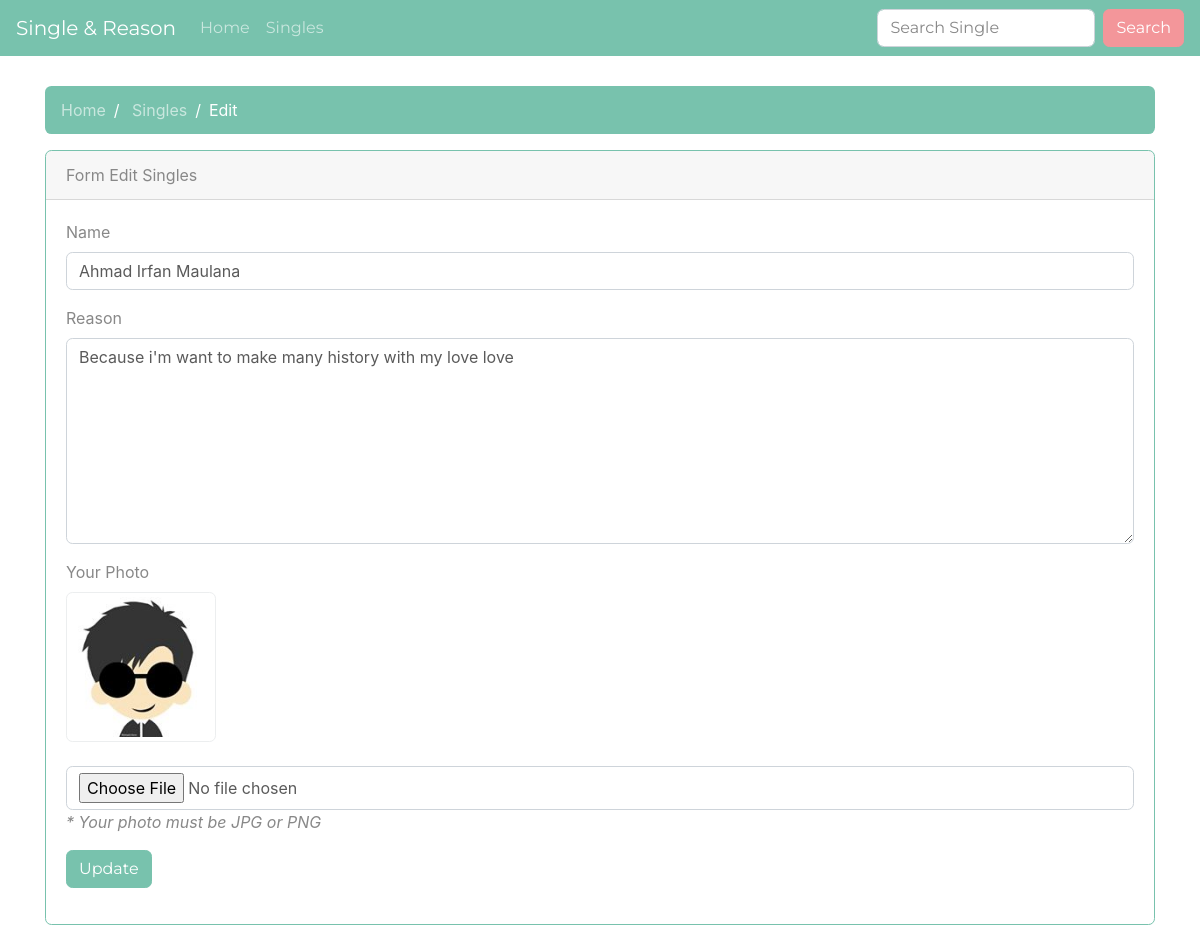
The page /index.php/singles/edit/1 on the database its author committed.
### tables this page shows
CREATE TABLE `single` (
  `id` int(11) NOT NULL,
  `name` varchar(100) NOT NULL,
  `reason` text NOT NULL,
  `date_entry` date NOT NULL,
  `foto` varchar(100) NOT NULL
);

### application/controllers/Singles.php (called while the page is built, shortened)
<?php
class Singles extends CI_Controller
{
  function __construct()
  {
    $this->load->model('SinglesModel');
  }
  public function edit($id)
  {
    $data['single'] = $this->db->get_where('single', ['id' => $id])->row();
    $this->load->view('template/header');
    $this->load->view('site/singles/edit', $data);
    $this->load->view('template/footer');
  }
}
 ?>

### index.php (called while the page is built, shortened)
<?php
require_once BASEPATH.'core/CodeIgniter.php';

### application/views/site/singles/edit.php (the view, shortened to what this page needs)
<div class="col-md-12" style="margin-top:30px;">
  <ol class="breadcrumb">
    <li class="breadcrumb-item">
      <?php echo anchor('/', 'Home'); ?>
    </li>
    <li class="breadcrumb-item">
      <?php echo anchor('/singles', 'Singles'); ?>
    </li>
    <li class="breadcrumb-item active">Edit</li>
  </ol>
  <div class="card border-primary">
    <div class="card-header">Form Edit Singles</div>
    <div class="card-body">
      <?php echo form_open('singles/update', ['method'=>'POST', 'enctype'=>'multipart/form-data']); ?>
        <div class="form-group">
          <label for="">Name</label>
          <input type="text" class="form-control" id="" placeholder="" name="name" value="<?php echo $single->name; ?>">
        </div>
        <div class="form-group">
          <label for="">Reason</label>
          <textarea name="reason" rows="8" cols="80" class="form-control"><?php echo $single->reason; ?></textarea>
        </div>
        <div class="form-group">
          <label for="">Your Photo</label>
          <br>
          <img src="<?php echo base_url('upload/img/' . $single->foto); ?>" alt="" style="width:150px;" class="img-thumbnail">
          <br><br>
          <input type="file" class="form-control" id="" placeholder="" name="foto">
          <p class="help-block"> <i>* Your photo must be JPG or PNG</i> </p>
        </div>
        <div class="form-group">
          <button type="submit" name="submit" value="submit" class="btn btn-primary">Update</button>
        </div>
      <?php echo form_close(); ?>
    </div>
  </div>
</div>

### rows shown on the page
single: name "Ahmad Irfan Maulana", reason "Because i'm want to make many history with my love love", foto (picture)

### other values the page prints
anchor('/', 'Home', ['class' => 'nav-link']) "Home"
anchor('singles', 'Singles', ['class' => 'nav-link']) "Singles"
anchor('/', 'Home') "Home"
anchor('/singles', 'Singles') "Singles"
